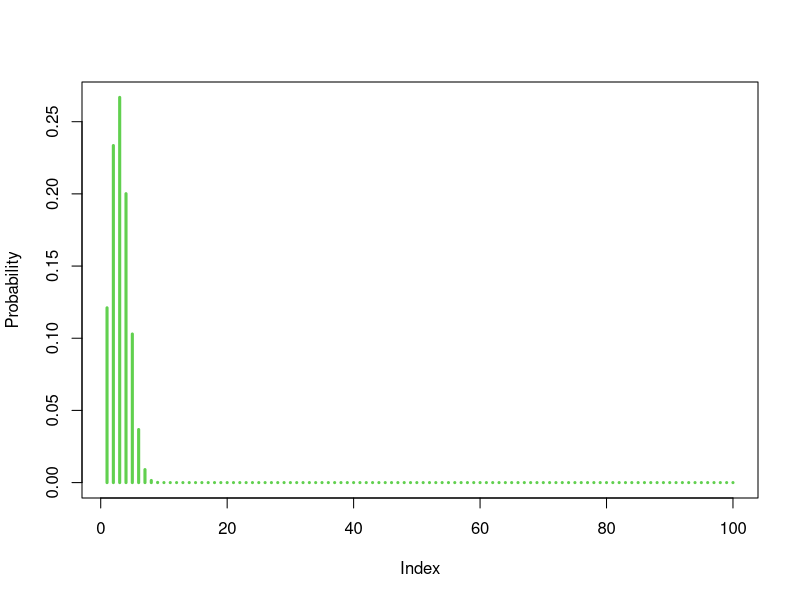
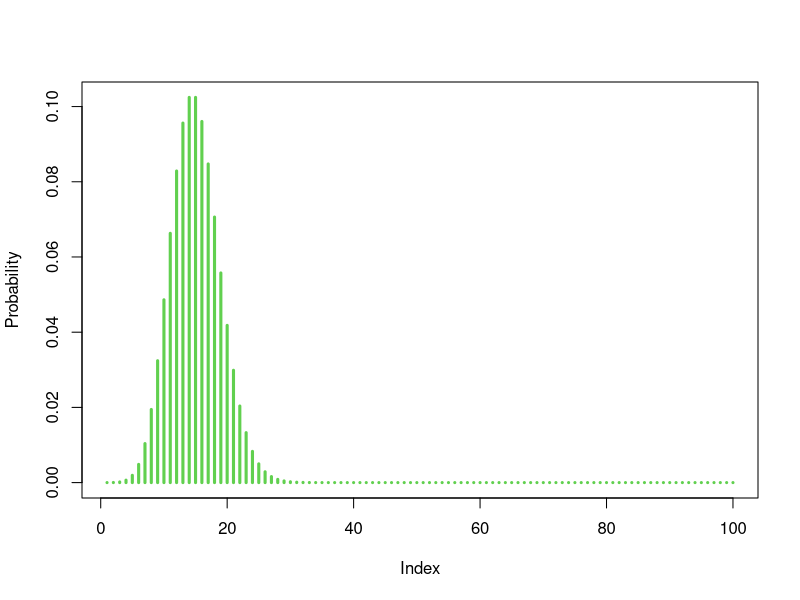
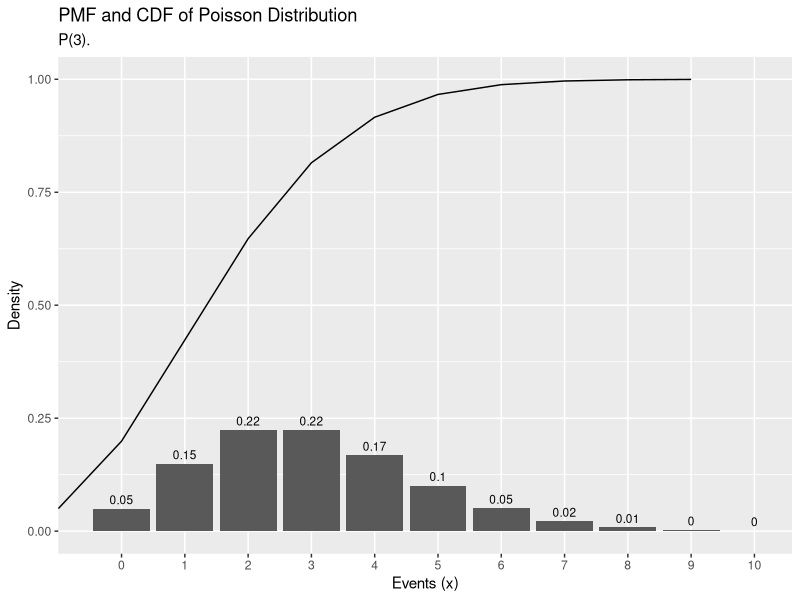

Generate these figures, in order, with R:
## ---- chunk 1
knitr::opts_chunk$set(echo = TRUE)
## ---- chunk 2
library(tidyverse)
# what is probablity that 4 out of 10 next customers will make a purchase? The probablity of a purchase on one trial is .3
dbinom(x = 4,size = 10,prob = 0.3)

# What is the probability of having fewer than 4 customers buying something out of 10 customers visiting our shop where probability of a purchase is 0.3?

pbinom(q = 4, size = 10, p = 0.3, lower.tail = TRUE)

# We can compare this probability with the simulated one:
mean(rbinom(n = 10000, size = 10, prob = 0.3) <= 4)

# To calculate teh probability if number of customers buying something is more than 4, set lower.tail = FALSE:
pbinom(q = 4, size = 10, p = 0.3, lower.tail = FALSE)
# Obviously: pbinom(q = 4, size = 10, p = 0.3, lower.tail = TRUE) + pbinom(q = 4, size = 10, p = 0.3, lower.tail = FALSE) must be = 1.
# Let's display the probability distribution function for different values of x.
plot(dbinom(x = 1:100,size = 10,prob = 0.3),type = "h",col = 3, lwd = 3, ylab = "Probability")

## ---- chunk 3
# a. In a sample of six international travelers, what is the probability that two will stick with their tour group?
dbinom(x = 2,size = 6,prob = 0.23)

# b. In a sample of six international travelers, what is the probability that at least two will stick with their tour group?
pbinom(q = 1,size = 6,prob = 0.23,lower.tail = FALSE)

# c. In a sample of 10 international travelers, what is the probability that none will stick with the tour group?
dbinom(x = 0,size = 10,prob = 0.23)

## ---- chunk 4
# a. Compute the probability that 2 or fewer will withdraw
pbinom(q = 2,size = 20,prob = 0.20,lower.tail = TRUE)

# b. Compute the probability that exactly four will withdraw.
dbinom(x = 4,size = 20,prob = 0.20)

# c. Compute the probability that more than three will withdraw
pbinom(q = 3,size = 20,prob = 0.20,lower.tail = FALSE)

# d. Compute the expected number of withdrawals.
# E(x) = n * p
20 * 0.2
## ---- chunk 5
# a. Compute the probability that exactly 4 investors have exchange-traded funds in their portfolios.

dbinom(x = 4, size = 20, prob = 0.25)

# b. Compute the probability that at least 2 of the investors have exchange-traded funds in their portfolios.

1 - pbinom(q = 1,size = 20,prob = 0.25,lower.tail = TRUE)

# c. If you found that exactly 12 of the investors have exchange-traded funds in their portfolios, would you doubt the accuracy of the survey results?
# TD's claim is that prob = 0.25 (it's our null hypothesis). With out imperical findings (12/20) we need to test the hypothesis.
# Assuming that the null hypothesis is true, i.e. prob = 0.25 let's calculate the probability of obtaining x = 12:
# We define alfa = 0.05
dbinom(x = 12, size = 20, prob = 0.25) # p = 0.0007516875 < alfa => reject the null hypothesis.

# d. Compute the expected number of investors who have exchange-traded funds in their portfolios.
# The mean of a binomial distribution is the product of the sample size and the probability: mu = size * prob = 20 * 0.25 = 5

# We can check by running this simulation:

mean(rbinom(n = 10000, size = 20, prob = 0.25))

## ---- chunk 6
prob_10_customers <- dpois(10,15)

# What is the probability of making 3 to 5 sales in a day if the average sales rate is 4 per day?

# Using cumulative probability function
ppois(q = 5, lambda = 3, lower.tail = TRUE) - ppois(q = 2, lambda = 3, lower.tail = TRUE)

# Using exact probability or probability mass function
dpois(x = 3, lambda = 3) +
  dpois(x = 4, lambda = 3) +
  dpois(x = 5, lambda = 3)


plot(dpois(1:100,15),type = "h",col = 3, lwd = 3, ylab = "Probability")

# Great way to show probability density and cumulative probabilities on one plot. Code source: https://rpubs.com/mpfoley73/456645
events <- 0:10
density <- dpois(x = events, lambda = 3)
prob <- ppois(q = events, lambda = 3, lower.tail = TRUE)
df <- data.frame(events, density, prob)
ggplot(df, aes(x = factor(events), y = density)) +
  geom_col() +
  geom_text(
    aes(label = round(density,2), y = density + 0.01),
    position = position_dodge(0.9),
    size = 3,
    vjust = 0
  ) +
  labs(title = "PMF and CDF of Poisson Distribution",
       subtitle = "P(3).",
       x = "Events (x)",
       y = "Density") +
  geom_line(data = df, aes(x = events, y = prob))
## ---- chunk 7
# a. What is the probability of no off-the-job accidents during a one-year period?
dpois(x = 0, lambda = 3)

# b. What is the probability of at least two off-the-job accidents during a one-year period?
# Using cumulative probability function
ppois(q = 1, lambda = 3, lower.tail = FALSE)

# c. What is the expected number of off-the-job accidents during six months?
# it's the mean of 1 year multiplied by the number of years:
m <- 3*1/2

# d. What is the probability of no off-the-job accidents during the next six months?
dpois(x = 0, lambda = m)

## ---- chunk 8
# The random variable follows poisson distribution.
# Given mu(lambda) = 10
dpois(x = 4, lambda = 10)

## ---- chunk 9
# a. What is the probability of exactly three arrivals in a one-minute period?
# Given: lambda = 3
dpois(x = 3, lambda = 3)

# b. What is the probability of at least three arrivals in a one-minute period?
# Using cumulative probability function
# At least 3 == more than and including 3:
ppois(q = 2, lambda = 3, lower.tail = FALSE)
## ---- chunk 10
# 1. What is the probability that one of the employees in the sample works at the plant in Hawaii?
dhyper(x = 1,k = 10,m = 20,n = 40)

# k = Sample size = 10
# m = Number of observed success = number of workers in Hawaii = 20
# n = Number of failures (employees working in Texas) = 40

## ---- chunk 11
# 2. What is the probability that two or more of the employees in the sample work at the plant in Hawaii?
# 1 - f(0) - f(1)
p_x_2 <- 1 - dhyper(x = 0,k = 10,m = 20,n = 40) - dhyper(x = 1,k = 10,m = 20,n = 40)


## ---- chunk 12
# k = Sample size = 3
# m = Number of observed success = 5
# n = Number of failures = 10


# a. What is the probability that none of the meals will exceed the cost covered by your company?
dhyper(x = 0,k = 3,m = 5,n = 10)
# b. What is the probability that one of the meals will exceed the cost covered by your company?
dhyper(x = 1,k = 3,m = 5,n = 10)
# c. What is the probability that two of the meals will exceed the cost covered by your company?
dhyper(x = 2,k = 3,m = 5,n = 10)
# d. What is the probability that all three of the meals will exceed the cost covered by your company?
dhyper(x = 3,k = 3,m = 5,n = 10)
## ---- chunk 13
# k = Sample size = 5
# m = Number of observed success = 4
# n = Number of failures = 48

# a. A pair of aces? Evaluate at x = 2
dhyper(x = 2,k = 5,m = 4,n = 48)

# b. Exactly one ace? Evaluate at x = 1
dhyper(x = 1,k = 5,m = 4,n = 48)

# c. No aces?
dhyper(x = 0,k = 5,m = 4,n = 48)

# d. At least one ace?
phyper(q = 0,k = 5,m = 4,n = 48,lower.tail = FALSE)

# Or we can also calculate using the complement rule:
1- dhyper(x = 0,k = 5,m = 4,n = 48)

## ---- chunk 14
dgeom(x = 5, prob = 0.3)
